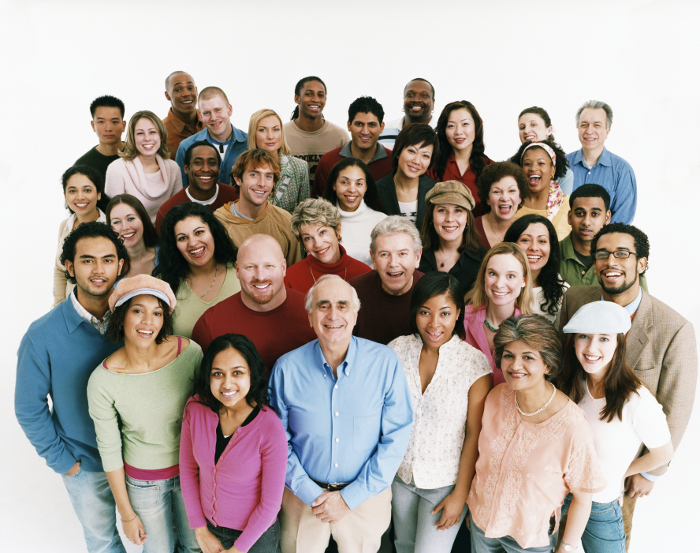
#> input picture group2.jpg, 700 x 553 px
$ python facedetect.py
#> lines starting #> are read from the running program, lines starting #| are printed output that depends on the picture; after the words box and inside, x2 and y2 are one past the last pixel; in counts of white or black regions, pixels touching at a corner belong together
import cv2 as cv
import numpy as np


img=cv.imread('group2.jpg')
#> img is the input picture: shape (553, 700, 3); mean B, G, R 161.2, 167.2, 177.2
resize=cv.resize(img,(500,500))
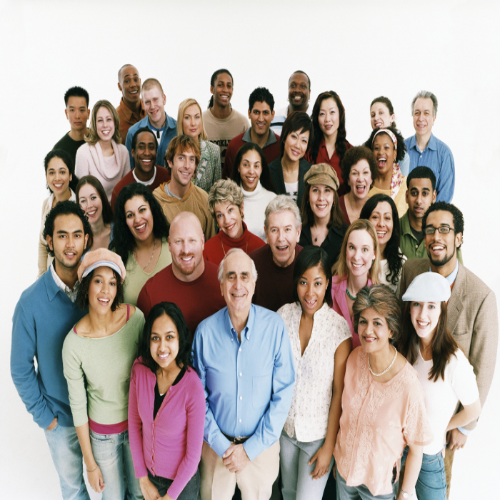
#> resize: shape (500, 500, 3); mean B, G, R 161.1, 167.1, 177


gray=cv.cvtColor(resize,cv.COLOR_BGR2GRAY)
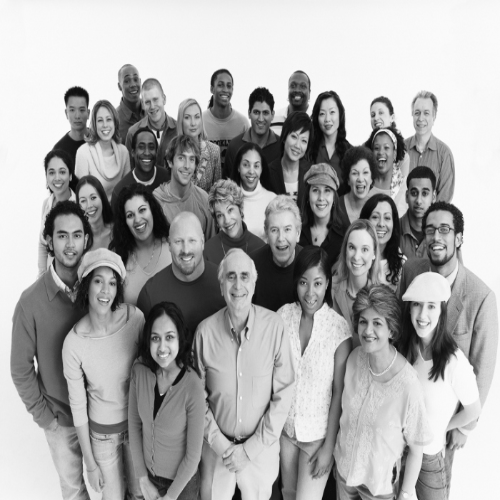
#> gray: shape (500, 500); min 6, max 253, mean 169.4
cv.imshow('gray',gray)


haar_cascade=cv.CascadeClassifier('haar_face.xml')

faces_rect=haar_cascade.detectMultiScale(gray,scaleFactor=1.1,minNeighbors=4)
#> faces_rect = 29 rows, first 6: [212, 75, 26, 26], [63, 98, 30, 30], [246, 101, 30, 30], [314, 102, 30, 30], [407, 101, 31, 31], [179, 106, 28, 28]
for (x,y,w,h) in faces_rect:
    resize = cv.rectangle(resize,(x,y),(x+w,y+h),(20,170,60),2)
#> this loop made 29 passes
#> (x, y, w, h) on passes 1 to 12: (212, 75, 26, 26), (63, 98, 30, 30), (246, 101, 30, 30), (314, 102, 30, 30), (407, 101, 31, 31), (179, 106, 28, 28), (91, 109, 28, 28), (132, 136, 29, 29), (368, 137, 30, 30), (236, 153, 31, 31), (41, 160, 33, 33), (346, 162, 31, 31)
#> pass 1, `resize = cv.rectangle(resize,(x,y),(x+w,y+h),(20,170,60),2)`:
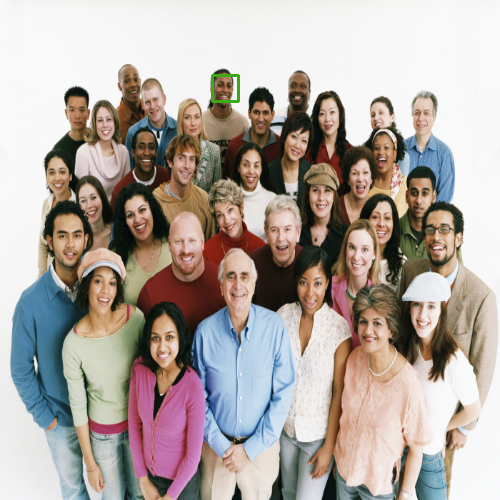
#> resize: shape (500, 500, 3); 0.12% of pixels changed, all inside (x1, y1, x2, y2) = (211, 74, 240, 103)
#> pass 2, `resize = cv.rectangle(resize,(x,y),(x+w,y+h),(20,170,60),2)`:
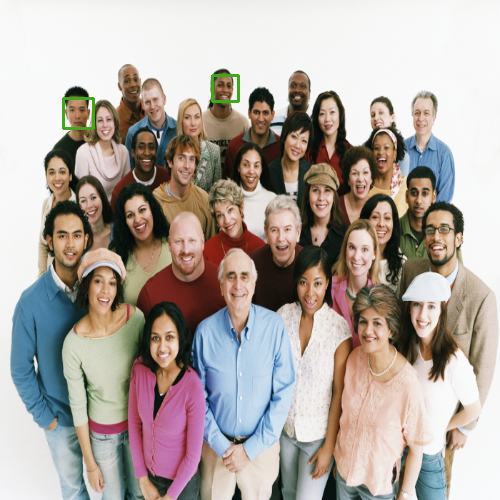
#> resize: shape (500, 500, 3); 0.14% of pixels changed, all inside (x1, y1, x2, y2) = (62, 97, 95, 130)
#> pass 3, `resize = cv.rectangle(resize,(x,y),(x+w,y+h),(20,170,60),2)`:
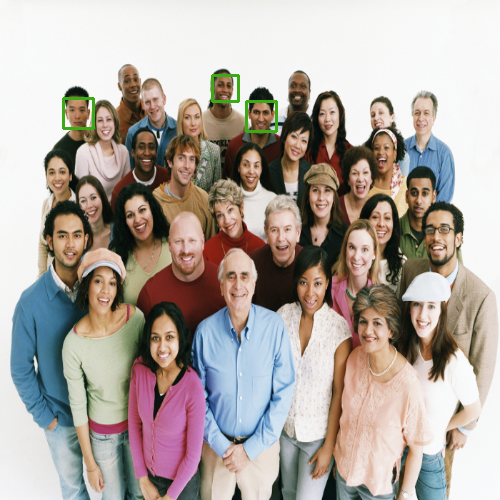
#> resize: shape (500, 500, 3); 0.14% of pixels changed, all inside (x1, y1, x2, y2) = (245, 100, 278, 133)
#> after the loop:
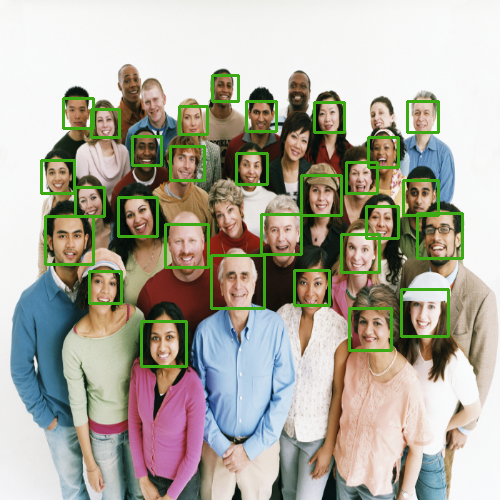
#> resize: shape (500, 500, 3); 4.43% of pixels changed, all inside (x1, y1, x2, y2) = (40, 100, 464, 368)


cv.imshow('img',resize)

cv.waitKey(0)

$ run again, with ben.jpg copied over group2.jpg
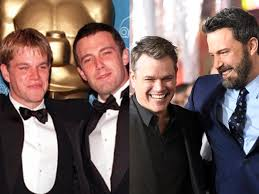
#> input picture ben.jpg, 259 x 194 px
#> img is the input picture: shape (194, 259, 3); mean B, G, R 95.9, 99.7, 118.7
#> `gray=cv.cvtColor(resize,cv.COLOR_BGR2GRAY)`:
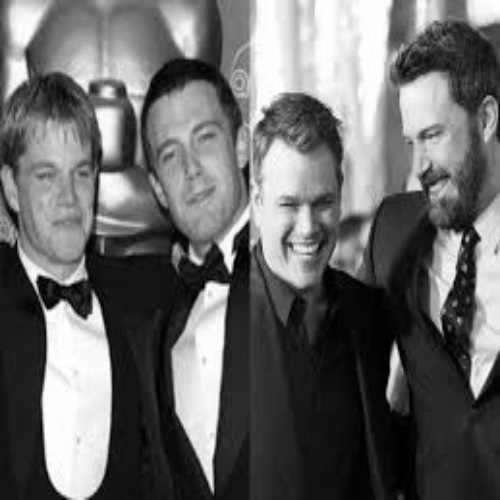
#> gray: shape (500, 500); min 0, max 255, mean 104.9
#> faces_rect = [[17, 140, 94, 94], [251, 170, 95, 95], [325, 191, 88, 88], [131, 99, 119, 119]]
#> the loop `for (x,y,w,h) in faces_rect:` made 4 passes
#> after the loop `for (x,y,w,h) in faces_rect:`:
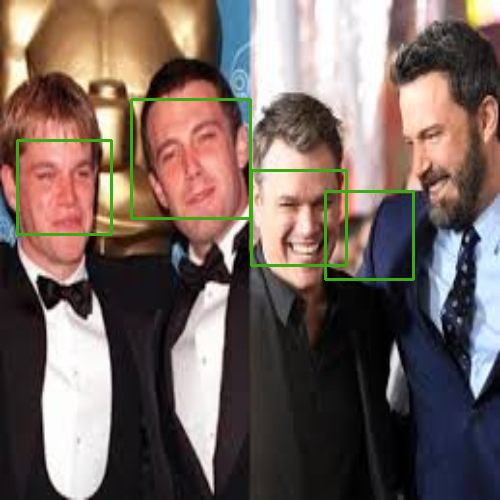
#> resize: shape (500, 500, 3); mean B, G, R 94.4, 100.7, 117

$ run again, with im.jpg copied over group2.jpg
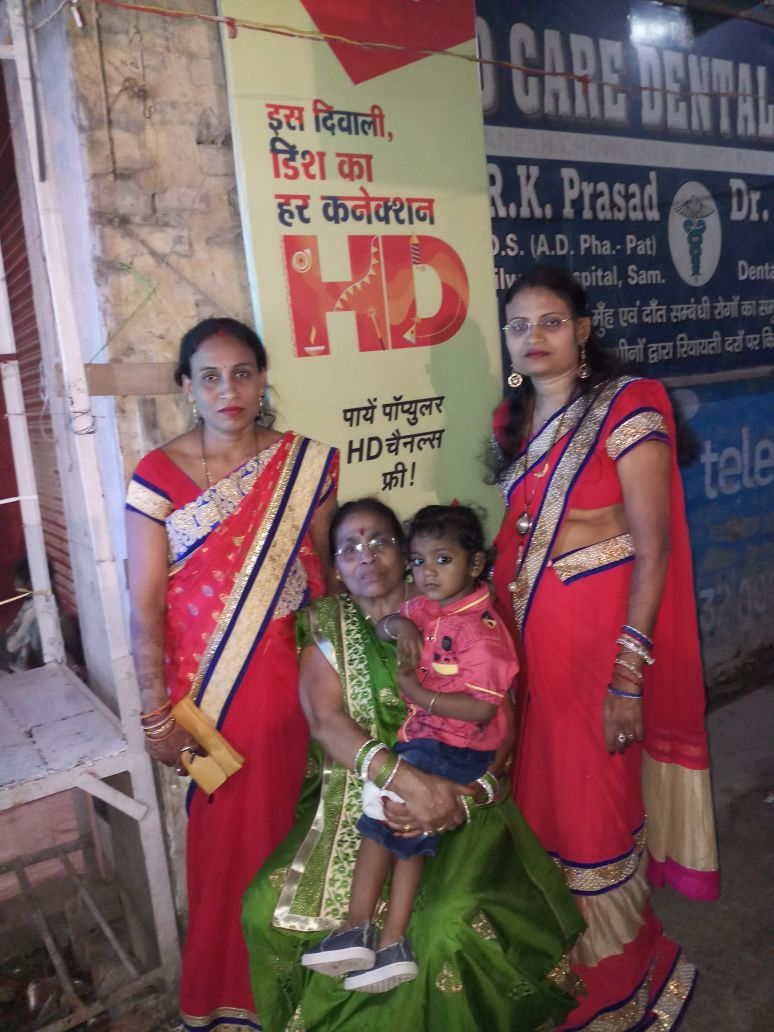
#> input picture im.jpg, 774 x 1032 px
#> img is the input picture: shape (1032, 774, 3); mean B, G, R 93.9, 93.8, 121.3
#> `gray=cv.cvtColor(resize,cv.COLOR_BGR2GRAY)`:
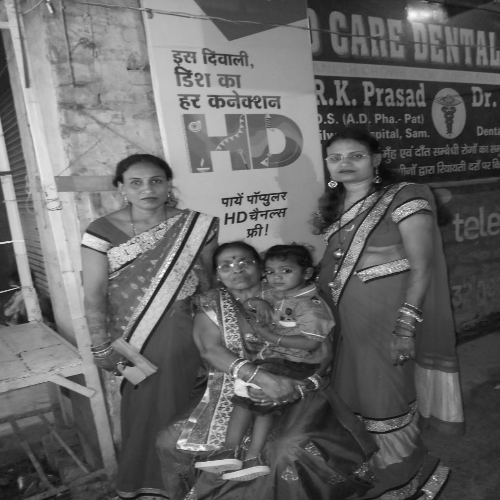
#> gray: shape (500, 500); min 8, max 254, mean 101.9
#> faces_rect = [[259, 256, 40, 40], [319, 136, 54, 54], [119, 161, 56, 56]]
#> the loop `for (x,y,w,h) in faces_rect:` made 3 passes
#> pass 3, `resize = cv.rectangle(resize,(x,y),(x+w,y+h),(20,170,60),2)`:
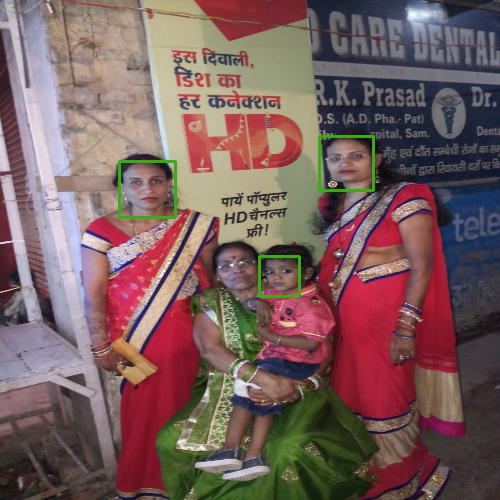
#> resize: shape (500, 500, 3); mean B, G, R 93.4, 94.3, 120.9
